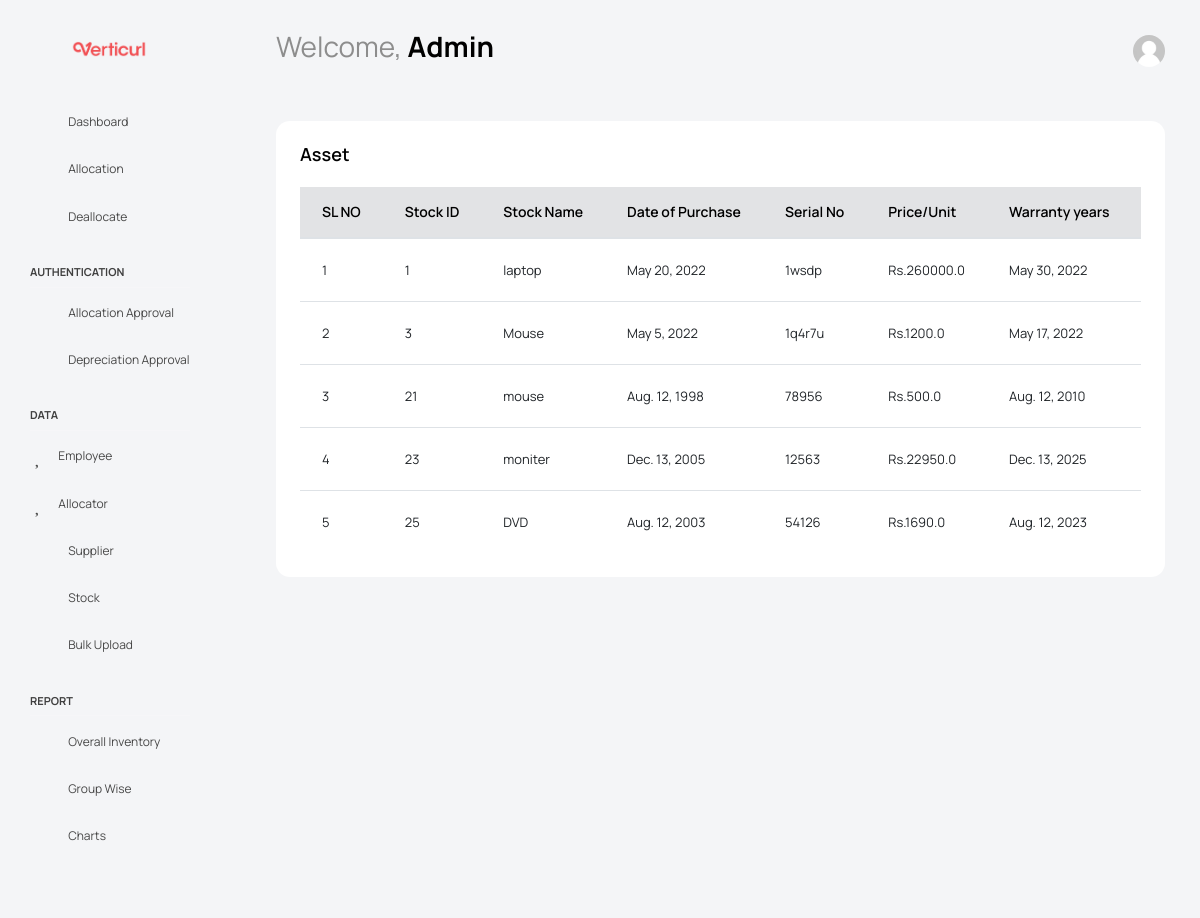
Screenshot of /rasset/ with the database file from the repository.
### App/models.py (models this page shows, shortened)
class Allocation(models.Model):
    aid = models.ForeignKey(User,on_delete=models.CASCADE)
    stock = models.ForeignKey(Stock,on_delete=models.CASCADE)
    allocated_date = models.DateField()
    return_date = models.DateField()
    returned = models.IntegerField()

class Asset(models.Model):
    aid = models.ForeignKey(Stock,on_delete=models.CASCADE)
    serial_number = models.CharField(max_length=100)
    depreciation = models.FloatField()
    warranty_date = models.DateField()
    status = models.IntegerField()
    age = models.IntegerField()
    depActive = models.IntegerField()

class Stock(models.Model):
    id = models.IntegerField(primary_key=True)
    product_name = models.CharField(max_length=100)
    product_price = models.FloatField()
    product_type = models.CharField(max_length=20)
    supplier = models.ForeignKey(Supplier, on_delete=models.CASCADE)
    dop = models.DateField()
    temp = models.CharField(max_length=100)

### App/views.py (the view)
# urls.py: path('rasset/', views.rasset, name='rasset'),
def rasset(request):
    asset = Asset.objects.all()
    ls1 = []
    ls2 = []
    dat = []
    for j in asset:
        try:
            allocation = Allocation.objects.filter(stock=j.aid).order_by('-allocated_date')
            for i in allocation:
                if (i.stock.product_type == 'Asset'):
                    print(i.stock.id, i.allocated_date,i.stock.product_name,i.aid.first_name)
                    ls1.append(i)
                    ls2.append(j)
                    to = date.today()
                    fro = j.aid.dop
                    d= (to - fro).days
                    dat.append(d)
                    break
            else:
                print("hi")
                ls1.append(j)
                ls2.append(j)
                to = date.today()
                fro = j.aid.dop
                d = (to - fro).days
                dat.append(d)
        except:
            pass
    print(dat)
    ls = zip(ls1,ls2,dat)
    print(ls)
    context = {
        'ls' : ls,
        'active': 'badge badge-pill-success',
        'exp': 'badge badge-pill-danger',
        'net': 'badge badge-pill-info',
        'one': 1,
        'two': 2,
    }
    return render(request,'App/Admin/Report/rasset.html',context)

### templates/App/Admin/Report/rasset.html (shortened to what this page needs)
<!DOCTYPE html>
{% load static %}
<html lang="en">
<head>
  <link rel="stylesheet" href="{% static 'vendors/feather/feather.css'%} ">
  <link rel="stylesheet" href="{% static 'vendors/mdi/css/materialdesignicons.min.css'%} ">
  <link rel="stylesheet" href="{% static 'vendors/ti-icons/css/themify-icons.css'%} ">
  <link rel="stylesheet" href="{% static 'vendors/typicons/typicons.css'%} ">
  <link rel="stylesheet" href="{% static 'vendors/simple-line-icons/css/simple-line-icons.css'%} ">
  <link rel="stylesheet" href="{% static 'vendors/css/vendor.bundle.base.css'%} ">
  <link rel="stylesheet" href="{% static 'vendors/datatables.net-bs4/dataTables.bootstrap4.css'%} ">
  <link rel="stylesheet" type="text/css" href="{% static 'js/select.dataTables.min.css'%} ">
  <link rel="stylesheet" href="{% static 'vendors/select2/select2.min.css'%} ">
  <link rel="stylesheet" href="{% static 'vendors/morris.js/morris.css'%} ">
  <link rel="stylesheet" href="{% static 'vendors/select2-bootstrap-theme/select2-bootstrap.min.css'%} ">
<link rel="stylesheet" href="https://cdn.datatables.net/1.12.1/css/jquery.dataTables.min.css">
  <link rel="stylesheet" href="https://cdn.datatables.net/buttons/2.2.3/css/buttons.dataTables.min.css">
  <link rel="stylesheet" href="{% static 'css/vertical-layout-light/style.css'%} ">
</head>
<body class="with-welcome-text">
  <div class="container-scroller">
    <nav class="navbar default-layout col-lg-12 col-12 p-0 fixed-top d-flex align-items-top flex-row">
      <div class="text-center navbar-brand-wrapper d-flex align-items-center justify-content-start">
        <div class="me-3">
          <button class="navbar-toggler navbar-toggler align-self-center" type="button" data-bs-toggle="minimize">
            <span class="icon-menu"></span>
          </button>
        </div>
        <div>
          <a class="navbar-brand brand-logo" href="/Admin_Dashboard/">
            <img src="{% static 'Assert/Logo3.png'%}" alt="logo" />
          </a>
        </div>
      </div>
      <div class="navbar-menu-wrapper d-flex align-items-top">
        <ul class="navbar-nav">
          <li class="nav-item font-weight-semibold d-none d-lg-block ms-0">
            <h1 class="welcome-text">Welcome, <span class="text-black fw-bold">Admin</span></h1>
          </li>
        </ul>
        <ul class="navbar-nav ms-auto">
          <li class="nav-item dropdown d-none d-lg-block user-dropdown">
            <a class="nav-link" id="UserDropdown" href="#" data-bs-toggle="dropdown" aria-expanded="false">
              <img class="img-xs rounded-circle" src="{% static 'images/empty_face.jpg' %}" alt="Profile image"> </a>
          </li>
        </ul>
      </div>
    </nav>
    <div class="container-fluid page-body-wrapper">
      <nav class="sidebar sidebar-offcanvas" id="sidebar">
        <ul class="nav">
          <li class="nav-item">
            <a class="nav-link" href="/Admin_Dashboard/">
              <i class="mdi mdi-grid-large menu-icon"></i>
              <span class="menu-title">Dashboard</span>
            </a>
          </li>
          <li class="nav-item">
            <a class="nav-link" href="/allocate/">
              <i class="menu-icon mdi mdi-account-key"></i>
              <span class="menu-title">Allocation</span>
            </a>
          </li>
          <li class="nav-item">
            <a class="nav-link" href="\deallocate\">
              <i class="menu-icon mdi mdi-account-minus"></i>
              <span class="menu-title">Deallocate</span>
            </a>
          </li>
          <li class="nav-item nav-category">Authentication</li>
          <li class="nav-item">
            <a class="nav-link" href="/allocationApproval/">
              <i class="menu-icon mdi  mdi mdi-check"></i>
              <span class="menu-title">Allocation Approval</span>
            </a>
          </li>
          <li class="nav-item">
            <a class="nav-link" href="/depreciationApproval/">
              <i class="menu-icon ti-arrow-down"></i>
              <span class="menu-title">Depreciation Approval</span>
            </a>
          </li>
          <li class="nav-item nav-category">Data</li>
          <li class="nav-item">
            <a class="nav-link" href="/employee/">
              <i class="menu-icon mdi  mdi mdi-account"></i>
              <span class="menu-title">Employee</span>
            </a>
          </li>
            <li class="nav-item">
            <a class="nav-link" href="/newAllocator/">
              <i class="menu-icon mdi  mdi mdi-account"></i>
              <span class="menu-title">Allocator</span>
            </a>
          </li>
          <li class="nav-item">
            <a class="nav-link" href="/supplier/">
              <i class="menu-icon mdi mdi-worker"></i>
              <span class="menu-title">Supplier</span>
            </a>
          </li>
          <li class="nav-item">
            <a class="nav-link" href="/stock/">
              <i class="menu-icon mdi mdi-cart"></i>
              <span class="menu-title">Stock</span>
            </a>
          </li>
            <li class="nav-item">
            <a class="nav-link" href="/bulk/">
              <i class="menu-icon mdi mdi-cloud"></i>
              <span class="menu-title">Bulk Upload</span>
            </a>
          </li>
          <li class="nav-item nav-category">Report</li>
          <li class="nav-item">
            <a class="nav-link"  href="/overallInventory/" >
              <i class="menu-icon mdi mdi-book-open"></i>
              <span class="menu-title">Overall Inventory</span>
            </a>
          </li>
          <li class="nav-item">
            <a class="nav-link" data-bs-toggle="collapse" href="#general-pages" aria-expanded="false" aria-controls="general-pages">
              <i class="menu-icon mdi mdi-book-multiple"></i>
              <span class="menu-title">Group Wise</span>
              <i class="menu-arrow"></i>
            </a>
          </li>
          <li class="nav-item">
            <a class="nav-link" data-bs-toggle="collapse" href="#error" aria-expanded="false" aria-controls="error">
              <i class="menu-icon mdi mdi mdi-chart-line"></i>
              <span class="menu-title">Charts</span>
              <i class="menu-arrow"></i>
            </a>
          </li>
        </ul>
      </nav>
                <div class="main-panel">
        <div class="content-wrapper">
          <div class="card">
            <div class="card-body">
              <h4 class="card-title">Asset</h4>
              <div class="row">
                <div class="col-12">
                  <div class="table-responsive">
                    <table  id="example" class="table table-striped">
                                                        <thead class="table-secondary">
                        <tr>
                            <th>SL NO</th>
                            <th>Stock ID</th>
                            <th>Stock Name</th>
                            <th>Date of Purchase</th>
                            <th>Serial No</th>
                            <th>Price/Unit</th>
                            <th>Warranty  years</th>
                            <th>Age of Asset</th>
                        </tr>
                      </thead>
                      <tbody>
                      {% for i,j,k in ls %}
                      <tr>
                            <td>{{ forloop.counter}}</td>
                            <td>{{j.aid.id}}</td>
                            <td>{{j.aid.product_name}}</td>
                            <td>{{j.aid.dop}}</td>
                            <td>{{j.serial_number}}</td>
                            <td>Rs.{{j.aid.product_price}}</td>
                            <td>{{j.warranty_date}}</td>
                            <td>{{k}}</td>
                      </tr>
                      {% endfor %}
                      </tbody>
                    </table>
                  </div>
                </div>
              </div>
            </div>
          </div>
        </div>
      </div>
    </div>
  </div>
</body>
</html>

### rows the page displays
Allocation: aid.id "1", aid.product_name "laptop", aid.dop "May 20, 2022", serial_number "1wsdp", aid.product_price "260000.0", warranty_date "May 30, 2022"
Allocation: aid.id "3", aid.product_name "Mouse", aid.dop "May 5, 2022", serial_number "1q4r7u", aid.product_price "1200.0", warranty_date "May 17, 2022"
Asset: aid.id "21", aid.product_name "mouse", aid.dop "Aug. 12, 1998", serial_number "78956", aid.product_price "500.0", warranty_date "Aug. 12, 2010"
Allocation: aid.id "23", aid.product_name "moniter", aid.dop "Dec. 13, 2005", serial_number "12563", aid.product_price "22950.0", warranty_date "Dec. 13, 2025"
Allocation: aid.id "25", aid.product_name "DVD", aid.dop "Aug. 12, 2003", serial_number "54126", aid.product_price "1690.0", warranty_date "Aug. 12, 2023"
